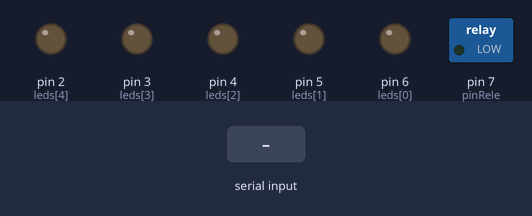
This sketch was run on a simulated Arduino Uno, built with avr-gcc and run on an emulated ATmega328P. Parts: switched loads named in the sketch (green lamp = pin HIGH), output pins drawn as LEDs (lit = HIGH). Dashed ring = blinking. The inputs (shaded band) are chosen by the test bench.

Above: at 2.5 s.
2.6 s: "90,45\n" received over Serial
At 2.66 s:
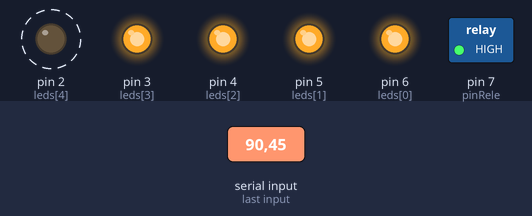
5.6 s: "30,150\n" received over Serial
7.1 s: "200\n" received over Serial
8.6 s: "5\n" received over Serial
At 11.0 s:
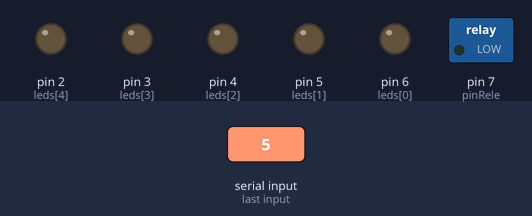
Timing chart, 0 to 12.5 s (numbered marks = the images above; inputs shaded):
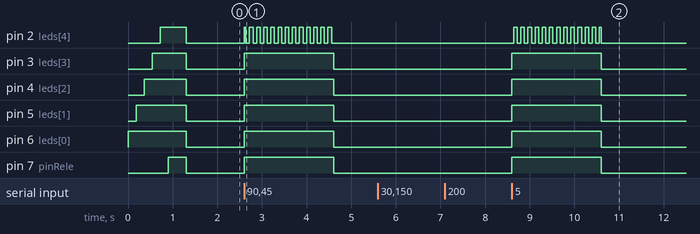

The sketch:

coca_cola_v1.ino
```cpp
// ====================================================================
// PROYECTO INFOVIS 2026 - COCA-COLA (MAQUETA ARDUINO V1 - ENTREGA 2)
// Orden de abajo hacia arriba según la protoboard:
// Pin 6 = Nivel 1 (muy_bajo)
// Pin 5 = Nivel 2 (bajo)
// Pin 4 = Nivel 3 (medio)
// Pin 3 = Nivel 4 (alto)
// Pin 2 = Nivel 5 (muy_alto)
// Pin 7 = Módulo Relé (clic mecánico / bomba de 5V)
// ====================================================================

const int leds[5] = {6, 5, 4, 3, 2}; // De Nivel 1 (abajo) a Nivel 5 (arriba)
const int pinRele = 7;               // Pin del Relé

// Duraciones exactas sincronizadas con js/audio.js (en milisegundos)
const unsigned long duraciones[5] = {410, 550, 750, 1050, 2000};

unsigned long tiempoApagado = 0;
bool activo = false;
int nivelActual = 0;

void setup() {
  Serial.begin(9600);

  for (int i = 0; i < 5; i++) {
    pinMode(leds[i], OUTPUT);
    digitalWrite(leds[i], LOW);
  }
  pinMode(pinRele, OUTPUT);
  digitalWrite(pinRele, LOW);

  // --- TEST AUTOMÁTICO AL PRENDER O CONECTAR EL ARDUINO ---
  for (int i = 0; i < 5; i++) {
    digitalWrite(leds[i], HIGH);
    delay(180);
  }
  digitalWrite(pinRele, HIGH);
  delay(400);
  apagarTodo();
}

void loop() {
  // Leer si la página web (Web Serial) o el Monitor Serial envió un nivel del '1' al '5'
  if (Serial.available() > 0) {
    char c = Serial.read();
    if (c >= '1' && c <= '5') {
      int nivel = c - '0'; // Convierte '1'..'5' a número 1..5
      activarNivel(nivel);
    } else if (c == '0') {
      apagarTodo();
    }
  }

  // Si está en nivel 5 (muy_alto), hacer efecto de "burbujeo" en el LED superior
  if (activo && nivelActual == 5) {
    digitalWrite(leds[4], (millis() / 80) % 2 == 0 ? HIGH : LOW);
  }

  // Apagar automáticamente cuando termina la duración del eructo
  if (activo && millis() >= tiempoApagado) {
    apagarTodo();
  }
}

void activarNivel(int nivel) {
  apagarTodo();
  nivelActual = nivel;
  activo = true;
  tiempoApagado = millis() + duraciones[nivel - 1];

  // Encender la barra de LEDs hasta el nivel correspondiente (1 a 5)
  for (int i = 0; i < nivel; i++) {
    digitalWrite(leds[i], HIGH);
  }

  // Activar el relé durante la misma duración del eructo
  digitalWrite(pinRele, HIGH);
}

void apagarTodo() {
  for (int i = 0; i < 5; i++) {
    digitalWrite(leds[i], LOW);
  }
  digitalWrite(pinRele, LOW);
  activo = false;
  nivelActual = 0;
}
```

Measured:
- after the input at 2.6 s, pin 2 (leds[4]): alternates HIGH for 0.08 s and LOW for 0.08 s, 26 changes in all, then stays LOW, starting at once; pin 3 (leds[3]), pin 4 (leds[2]), pin 5 (leds[1]), pin 6 (leds[0]), pin 7 (pinRele): LOW → HIGH at once, → LOW 2.0 s later
- after the input at 8.6 s, pin 2 (leds[4]): alternates HIGH for 0.08 s and LOW for 0.08 s, 26 changes in all, then stays LOW, starting at once; pin 3 (leds[3]), pin 4 (leds[2]), pin 5 (leds[1]), pin 6 (leds[0]), pin 7 (pinRele): LOW → HIGH at once, → LOW 2.0 s later
